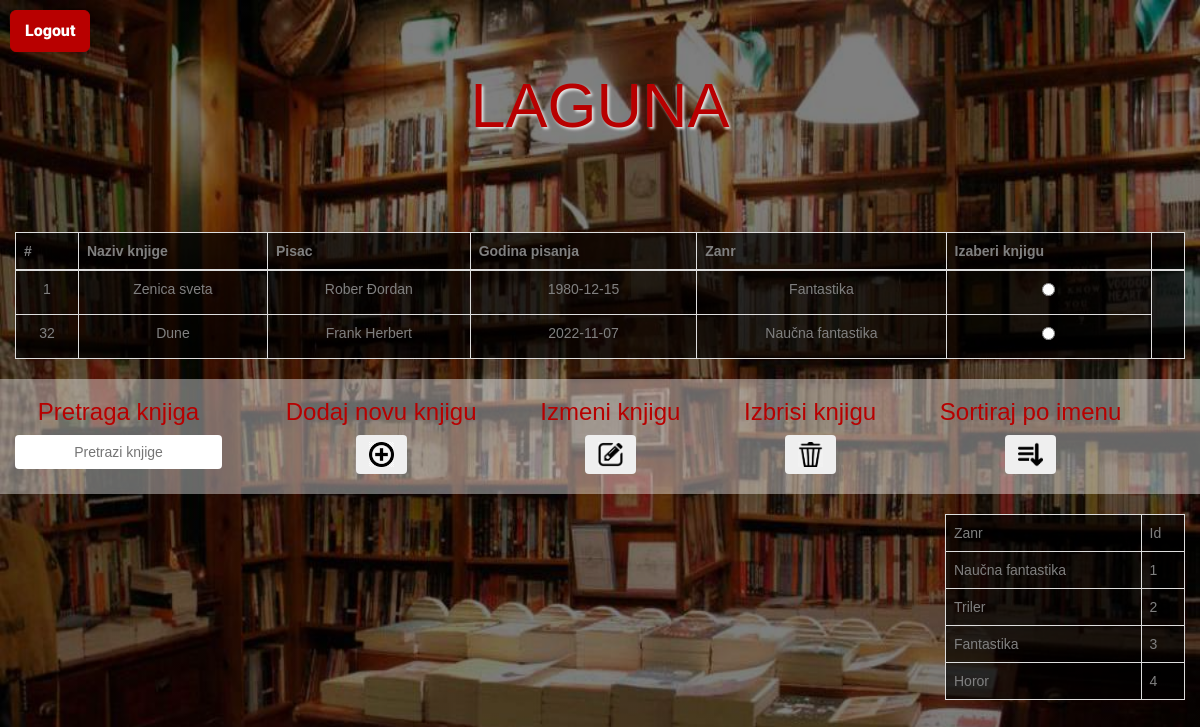
The page /home.php (signed in) on the database its author committed.
### tables this page shows
CREATE TABLE `knjiga` (
  `knjigaID` int(16) NOT NULL,
  `nazivKnjiga` varchar(64) NOT NULL,
  `pisac` varchar(64) NOT NULL,
  `godinaPisanja` date NOT NULL,
  `zanr` int(16) NOT NULL
);

CREATE TABLE `zanrknjiga` (
  `zanrID` int(16) NOT NULL,
  `zanrName` varchar(64) NOT NULL
);

### model/knjiga.php (called while the page is built, shortened)
<?php
class Knjiga
{
    public static function getAll(mysqli $conn)
    {
        $q = "SELECT * FROM knjiga";
        return $conn->query($q);
    }
    public static function getZanrById($zanr, mysqli $conn)
    {
        $q = "SELECT * FROM zanrknjiga WHERE zanrID=$zanr";
        return $conn->query($q);
    }
}

### home.php (the view, shortened to what this page needs)
<?php
require "dbBroker1.php";
require "model/knjiga.php";
$result = Knjiga::getAll($conn);
?>
<!DOCTYPE html>
<html lang="en">
<head>
    <link rel="stylesheet" href="https://maxcdn.bootstrapcdn.com/bootstrap/3.3.7/css/bootstrap.min.css">
    <link rel="stylesheet" href="css/home.css">
</head>
<body>
    <div class="jumbotron text-center" style=" background-color: rgba(255, 182, 193, 0);">
        <h1 class="home-title">
            <span>LAGUNA</span>
        </h1>
    </div>
    <div class="col-md-8" style="text-align:center; width:66.6%;float:left">
        <div id="pregled">
            <table id="tabela" class="table sortable table-bordered table-hover ">
                <thead>
                    <tr>
                        <th scope="col">#</th>
                        <th scope="col">Naziv knjige</th>
                        <th scope="col">Pisac</th>
                        <th scope="col">Godina pisanja</th>
                        <th scope="col">Zanr</th>
                        <th scope="col">Izaberi knjigu</th>
                        <th scope="col"><?php ?></th>
                    </tr>
                </thead>
                <tbody>
                    <?php
                    while ($red = $result->fetch_array()) {
                        $test = Knjiga::getZanrById($red["zanr"],$conn);
                        $row = mysqli_fetch_array($test);
                    ?>
                        <tr id="tr-<?php echo $red["knjigaID"] ?>">
                            <td><?php echo $red["knjigaID"] ?></td>
                            <td><?php echo $red["nazivKnjiga"] ?></td>
                            <td><?php echo $red["pisac"] ?></td>
                            <td><?php echo $red["godinaPisanja"] ?></td>
                            <td><?php echo $row[1] ?></td>
                            <td>
                                <label class="radio-btn">
                                    <input type="radio" name="checked-donut" value=<?php echo $red["knjigaID"] ?>>
                                </label>
                            </td>
                        </tr>
                    <?php
                    }
                    ?>
                </tbody>
            </table>
        </div>
    </div>
    <div class="col-md-4" style="display: block; background-color: rgba(255, 255, 255, 0.4);">
        <div class="menilr" style="text-align:center;">
            <h3>Pretraga knjiga</h3>
            <input type="text" id="myInput" class="btn" placeholder="Pretrazi knjige" onkeyup="pretrazi()">
        </div>
        <div class="menilr" style="text-align:center; ">
            <h3>Dodaj novu knjigu</h3>
            <button id="btn-dodaj" class="btn" data-toggle="modal" data-target="#myModal"><img src="image/add.png" style="width: 25px;height: 25px;"></button>
        </div>
        <div class="menilr" style="text-align:center;">
            <h3>Izmeni knjigu</h3>
            <button id="btn-izmeni" class="btn" data-toggle="modal" data-target="#izmeniModal"><img src="image/edit.png" style="width: 25px;height: 25px;"></button>
        </div>
        <div class="menilr" style="text-align:center;">
            <h3>Izbrisi knjigu</h3>
            <button id="btn-izbrisi" class="btn"><img src="image/delete.png" style="width: 25px;height: 25px;"></button>
        </div>
        <div class="menilr" style="text-align:center;">
            <h3>Sortiraj po imenu</h3>
            <button id="btnIzmeni" class="btn" onclick="sortTable()"><img src="image/sort.png" style="width: 25px;height: 25px;"></button>
        </div>
        <br>
    </div>
    <br>
    <a href="logout.php" class="logoutdugme">Logout</a>
<?php
$pdo = new PDO('mysql:host=localhost;dbname=knjizara', 'root', '');
$sql = "SELECT zanrID, zanrName FROM zanrknjiga";
$stmt = $pdo->prepare($sql);
$stmt->execute();
$books = $stmt->fetchAll();
?>
<table class="table sortable table-bordered table-hover legenda">
<tr class="header">
                <td>Zanr</td>
                <td>Id</td>
</tr>
<?php foreach($books as $book): ?>
        <tr>
        <td><?= $book['zanrName']; ?></td>
        <td><?= $book['zanrID']; ?></td>
        </tr>
        <?php endforeach; ?>
</table>
</body>
</html>

### css/home.css (style rules this page uses)
* { font-family:Verdana, Geneva, Tahoma, sans-serif }
body { background: linear-gradient( rgba(0, 0, 0, 0.5), rgba(0, 0, 0, 0.5) ), url("../image/bookshelf.jpg"); background-size: 100% 100%; background-repeat: no-repeat; background-attachment: fixed; }
.table { background-color: rgb(0, 0, 0,0.7); color:grey; }
h3 { color: #b80000; }
.col-md-8 { width: 100% !important; }
.col-md-4 { display: flex !important; flex-direction: row; justify-content: space-between; width: 100% !important; padding-bottom: 20px; }
.legenda { width: 20%; float: right; margin: 20px 15px 0 0; }
.logoutdugme { background: #b80000; border: 1px solid #b80000; border-radius: 6px; box-shadow: rgba(0, 0, 0, 0.1) 1px 2px 4px; box-sizing: border-box; color: #FFFFFF; cursor: pointer; display: inline-block; font-family: nunito,roboto,proxima-nova,"proxima nova",sans-serif; font-size: 16px; font-weight: 800; line-height: 16px; min-height: 40px; outline: 0; padding: 12px 14px; text-align: center; text-rendering: geometricprecision; text-transform: none; user-select: none; -webkit-user-select: none; touch-action: manipulation; vertical-align: middle; position: absolute; left: 10px; top: 10px; }
:root { --bg-color: #ca8282; }
.home-title span { position: relative; overflow: hidden; display: block; line-height: 1.2; color: #b80000; text-shadow: 2px 2px 3px #e6e6e6; }
.home-title span::after { content: ''; position: absolute; top: 0; right: 0; width: 100%; height: 100%; background: rgb(156, 10, 10); animation: a-ltr-after 2s cubic-bezier(.77,0,.18,1) forwards; transform: translateX(-101%); }
.home-title span::before { content: ''; position: absolute; top: 0; right: 0; width: 100%; height: 100%; background: var(--bg-color); animation: a-ltr-before 2s cubic-bezier(.77,0,.18,1) forwards; transform: translateX(0); }
.home-title span:nth-of-type(1)::before, .home-title span:nth-of-type(1)::after { animation-delay: 1s; }

### rows shown on the page
knjiga: knjigaID "1", nazivKnjiga "Zenica sveta", pisac "Rober Đordan", godinaPisanja "1980-12-15", zanr.zanrName "Fantastika"
knjiga: knjigaID "32", nazivKnjiga "Dune", pisac "Frank Herbert", godinaPisanja "2022-11-07", zanr.zanrName "Naučna fantastika"
zanrknjiga: zanrName "Naučna fantastika", zanrID "1"
zanrknjiga: zanrName "Triler", zanrID "2"
zanrknjiga: zanrName "Fantastika", zanrID "3"
zanrknjiga: zanrName "Horor", zanrID "4"
